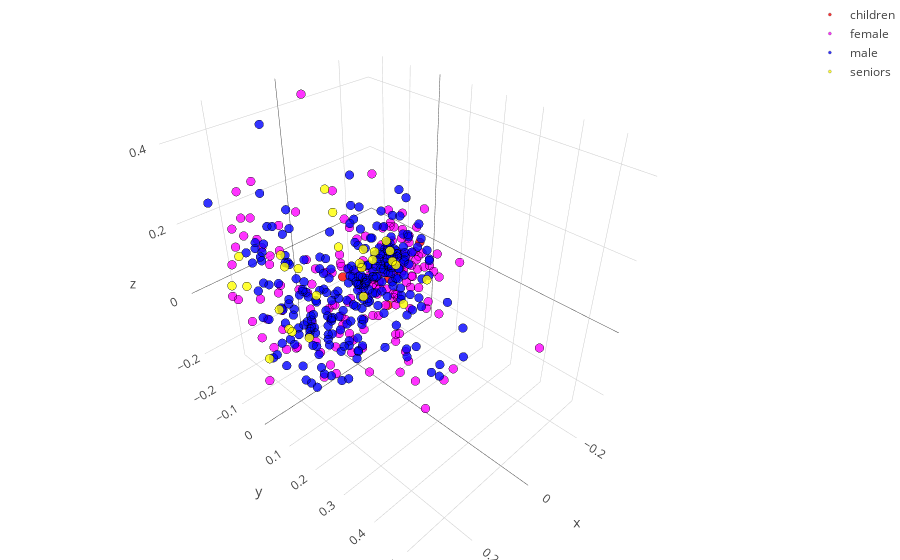

Here is the notebook cell this chart was saved with:
### Code cell
#plotting the 3d PCA results
plot_PCA_3D(pca3d_tf_transform, categories.values)

### Figure 1 — Plotly figure (JSON) as saved in the notebook; plotly's stock layout.template omitted (floating-point values rounded to 4 significant figures; data arrays with more than 128 entries replaced by an {"elided": "..."} marker saying what was removed)
{"data": [{"marker": {"color": "red", "line": {"color": "black", "width": 0.25}, "opacity": 0.8, "size": 3}, "mode": "markers", "name": "children", "type": "scatter3d", "x": [-0.2821, -0.0391, -0.1709, -0.1979, -0.03477, -0.1724, -0.1845, -0.1327, -0.2003, -0.2099, -0.05854, -0.1095], "y": [-0.03753, -0.008429, -0.04589, -0.02514, -0.08819, -0.05266, -0.06545, -0.01452, -0.08456, -0.06921, -0.0226, -0.04789], "z": [-0.0176, 0.02958, -0.04677, -0.06907, -0.03998, -0.09652, -0.07349, -0.1489, -0.08059, -0.05052, -0.08659, -0.06698]}, {"marker": {"color": "magenta", "line": {"color": "black", "width": 0.25}, "opacity": 0.8, "size": 3}, "mode": "markers", "name": "female", "type": "scatter3d", "x": {"elided": "170 float values"}, "y": {"elided": "170 float values"}, "z": {"elided": "170 float values"}}, {"marker": {"color": "blue", "line": {"color": "black", "width": 0.25}, "opacity": 0.8, "size": 3}, "mode": "markers", "name": "male", "type": "scatter3d", "x": {"elided": "256 float values"}, "y": {"elided": "256 float values"}, "z": {"elided": "256 float values"}}, {"marker": {"color": "yellow", "line": {"color": "black", "width": 0.25}, "opacity": 0.8, "size": 3}, "mode": "markers", "name": "seniors", "type": "scatter3d", "x": [0.2364, 0.1447, 0.1707, 0.1519, -0.1557, -0.1693, -0.165, -0.07569, -0.04272, -0.02766, 0.2365, 0.2276, -0.2197, 0.1325, -0.006199, 0.09072, -0.007631, 0.1528, -0.08553, -0.05086, 0.1541, 0.1115, -0.08127, -0.0346, 0.2714, -0.06408, -0.04969], "y": [-0.194, -0.03294, -0.06182, -0.1252, -0.04331, -0.02016, -0.02969, -0.004305, -0.01849, -0.1307, -0.137, -0.1369, -0.09504, -0.03263, 0.1692, -0.04332, 0.02415, -0.07693, -0.02243, 0.2016, -0.08672, -0.1391, -0.06959, -0.1132, -0.007677, -0.03426, -0.1167], "z": [0.01475, 0.1002, -0.08589, -0.06902, 0.04033, -0.03322, -0.02354, 0.06016, 0.01968, 0.2107, 0.1287, 0.03757, -0.04437, -0.1207, 0.02205, -0.01298, -0.03284, -0.1148, 0.02189, 0.08721, 0.1178, 0.03842, -0.008959, 0.1482, -0.08828, 0.05914, 0.03562]}], "layout": {"margin": {"b": 0, "l": 0, "r": 0, "t": 0}}}
